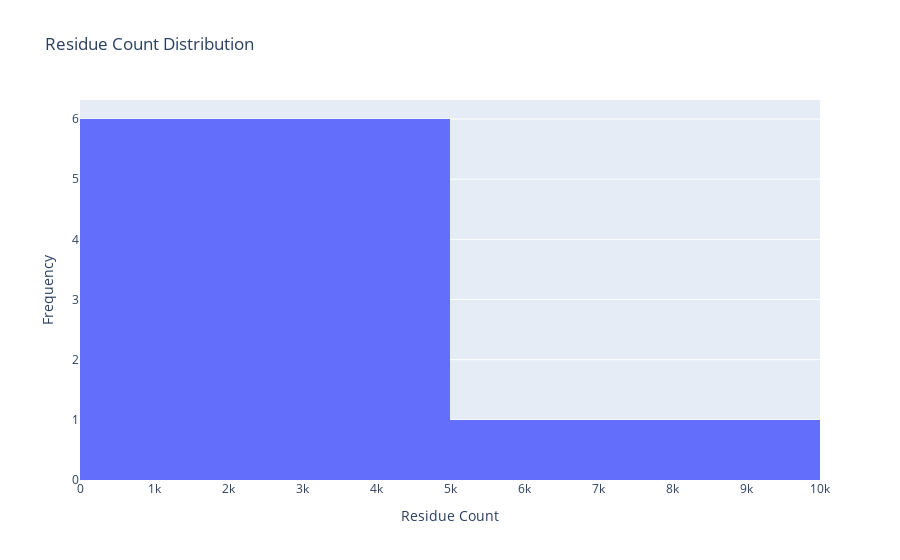
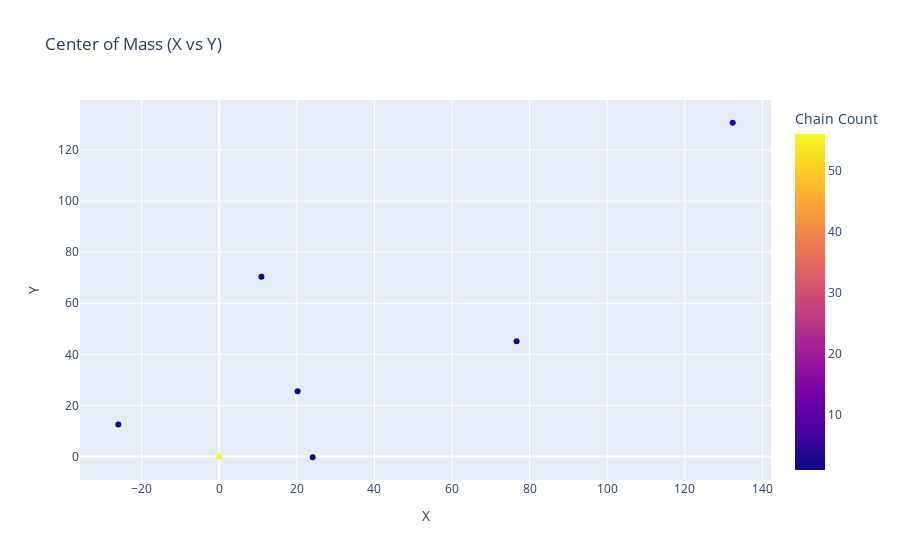
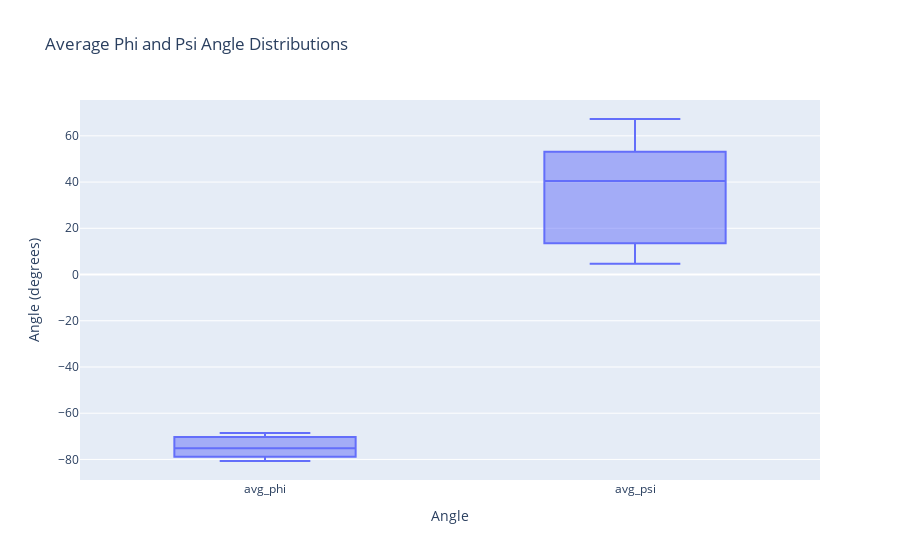

Source (notebook cell) for these figures, in order:
### Markdown cell above
### Center of Mass Scatter (X vs Y)

This scatter plot displays the X and Y coordinates of each protein’s center of mass.  
- Each point represents one PDB structure.  
- Color encodes the number of chains in that structure (warmer colors = more chains).  

By examining this plot, we can see how protein mass is distributed spatially (in the XY plane) and whether multi-chain complexes tend to occupy different spatial regions than single-chain proteins.

### Center of Mass Scatter (X vs Y)

This scatter plot displays the X and Y coordinates of each protein’s center of mass.  
- Each point represents one PDB structure.  
- Color encodes the number of chains in that structure (warmer colors = more chains).  

By examining this plot, we can see how protein mass is distributed spatially (in the XY plane) and whether multi-chain complexes tend to occupy different spatial regions than single-chain proteins.


### Average Phi and Psi Angle Distributions

Here we compare the backbone dihedral angles across all proteins:  
- **avg_phi** box shows the distribution of mean φ angles.  
- **avg_psi** box shows the distribution of mean ψ angles.  

Box plots summarize the median, interquartile range, and outliers for each angle.  
This analysis provides insight into the typical backbone conformations in our dataset.

### Code cell
fig1 = px.histogram(df, x='residue_count', title='Residue Count Distribution')
fig1.update_xaxes(title='Residue Count')
fig1.update_yaxes(title='Frequency')
fig1.show()

fig2 = px.scatter(df, x='center_x', y='center_y', color='chain_count',
                 title='Center of Mass (X vs Y)', labels={'center_x':'X', 'center_y':'Y', 'chain_count':'Chain Count'})
fig2.show()

fig3 = px.box(df, y=['avg_phi', 'avg_psi'], title='Average Phi and Psi Angle Distributions',
             labels={'value':'Angle (degrees)', 'variable':'Angle'})
fig3.show()

### Figure 1 — Plotly figure (JSON) as saved in the notebook; plotly's stock layout.template omitted (floating-point values rounded to 4 significant figures)
{"data": [{"bingroup": "x", "hovertemplate": "residue_count=%{x}<br>count=%{y}<extra></extra>", "legendgroup": "", "marker": {"color": "#636efa", "pattern": {"shape": ""}}, "name": "", "orientation": "v", "showlegend": false, "type": "histogram", "x": [428, 706, 281, 425, 9364, 309, 1361], "xaxis": "x", "yaxis": "y"}], "layout": {"barmode": "relative", "legend": {"tracegroupgap": 0}, "title": {"text": "Residue Count Distribution"}, "xaxis": {"anchor": "y", "domain": [0, 1], "title": {"text": "Residue Count"}}, "yaxis": {"anchor": "x", "domain": [0, 1], "title": {"text": "Frequency"}}}}

### Figure 2 — Plotly figure (JSON) as saved in the notebook; plotly's stock layout.template omitted (floating-point values rounded to 4 significant figures)
{"data": [{"hovertemplate": "X=%{x}<br>Y=%{y}<br>Chain Count=%{marker.color}<extra></extra>", "legendgroup": "", "marker": {"color": [2, 3, 2, 1, 56, 2, 4], "coloraxis": "coloraxis", "symbol": "circle"}, "mode": "markers", "name": "", "orientation": "v", "showlegend": false, "type": "scatter", "x": [20.18, 76.65, 10.87, 24.06, 0.003145, -26.04, 132.4], "xaxis": "x", "y": [25.61, 45.12, 70.39, -0.2597, 0.003233, 12.6, 130.7], "yaxis": "y"}], "layout": {"coloraxis": {"colorbar": {"title": {"text": "Chain Count"}}, "colorscale": [[0, "#0d0887"], [0.1111, "#46039f"], [0.2222, "#7201a8"], [0.3333, "#9c179e"], [0.4444, "#bd3786"], [0.5556, "#d8576b"], [0.6667, "#ed7953"], [0.7778, "#fb9f3a"], [0.8889, "#fdca26"], [1, "#f0f921"]]}, "legend": {"tracegroupgap": 0}, "title": {"text": "Center of Mass (X vs Y)"}, "xaxis": {"anchor": "y", "domain": [0, 1], "title": {"text": "X"}}, "yaxis": {"anchor": "x", "domain": [0, 1], "title": {"text": "Y"}}}}

### Figure 3 — Plotly figure (JSON) as saved in the notebook; plotly's stock layout.template omitted (floating-point values rounded to 4 significant figures)
{"data": [{"alignmentgroup": "True", "hovertemplate": "Angle=%{x}<br>Angle (degrees)=%{y}<extra></extra>", "legendgroup": "", "marker": {"color": "#636efa"}, "name": "", "notched": false, "offsetgroup": "", "orientation": "v", "showlegend": false, "type": "box", "x": ["avg_phi", "avg_phi", "avg_phi", "avg_phi", "avg_phi", "avg_phi", "avg_phi", "avg_psi", "avg_psi", "avg_psi", "avg_psi", "avg_psi", "avg_psi", "avg_psi"], "x0": " ", "xaxis": "x", "y": [-68.61, -79.07, -78.08, -75.17, -71.33, -80.68, -69.98, 25.45, 40.46, 67.28, 43.5, 9.501, 56.26, 4.624], "y0": " ", "yaxis": "y"}], "layout": {"boxmode": "group", "legend": {"tracegroupgap": 0}, "title": {"text": "Average Phi and Psi Angle Distributions"}, "xaxis": {"anchor": "y", "domain": [0, 1], "title": {"text": "Angle"}}, "yaxis": {"anchor": "x", "domain": [0, 1], "title": {"text": "Angle (degrees)"}}}}
